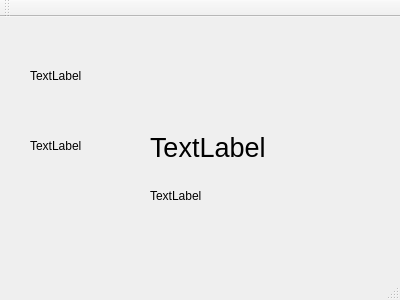
<?xml version="1.0" encoding="UTF-8"?>
<ui version="4.0">
 <class>PutWindow</class>
 <widget class="QMainWindow" name="PutWindow">
  <property name="geometry">
   <rect>
    <x>0</x>
    <y>0</y>
    <width>400</width>
    <height>300</height>
   </rect>
  </property>
  <property name="windowTitle">
   <string>PutWindow</string>
  </property>
  <widget class="QWidget" name="centralWidget">
   <widget class="QLabel" name="label">
    <property name="geometry">
     <rect>
      <x>30</x>
      <y>50</y>
      <width>91</width>
      <height>17</height>
     </rect>
    </property>
    <property name="text">
     <string>TextLabel</string>
    </property>
   </widget>
   <widget class="QLabel" name="label_2">
    <property name="geometry">
     <rect>
      <x>30</x>
      <y>120</y>
      <width>101</width>
      <height>17</height>
     </rect>
    </property>
    <property name="text">
     <string>TextLabel</string>
    </property>
   </widget>
   <widget class="QLabel" name="label_3">
    <property name="geometry">
     <rect>
      <x>150</x>
      <y>100</y>
      <width>241</width>
      <height>61</height>
     </rect>
    </property>
    <property name="font">
     <font>
      <pointsize>20</pointsize>
     </font>
    </property>
    <property name="text">
     <string>TextLabel</string>
    </property>
   </widget>
   <widget class="QLabel" name="label_4">
    <property name="geometry">
     <rect>
      <x>150</x>
      <y>170</y>
      <width>121</width>
      <height>17</height>
     </rect>
    </property>
    <property name="text">
     <string>TextLabel</string>
    </property>
   </widget>
  </widget>
  <widget class="QMenuBar" name="menuBar">
   <property name="geometry">
    <rect>
     <x>0</x>
     <y>0</y>
     <width>400</width>
     <height>22</height>
    </rect>
   </property>
  </widget>
  <widget class="QToolBar" name="mainToolBar">
   <attribute name="toolBarArea">
    <enum>TopToolBarArea</enum>
   </attribute>
   <attribute name="toolBarBreak">
    <bool>false</bool>
   </attribute>
  </widget>
  <widget class="QStatusBar" name="statusBar"/>
 </widget>
 <layoutdefault spacing="6" margin="11"/>
 <resources/>
 <connections/>
</ui>
